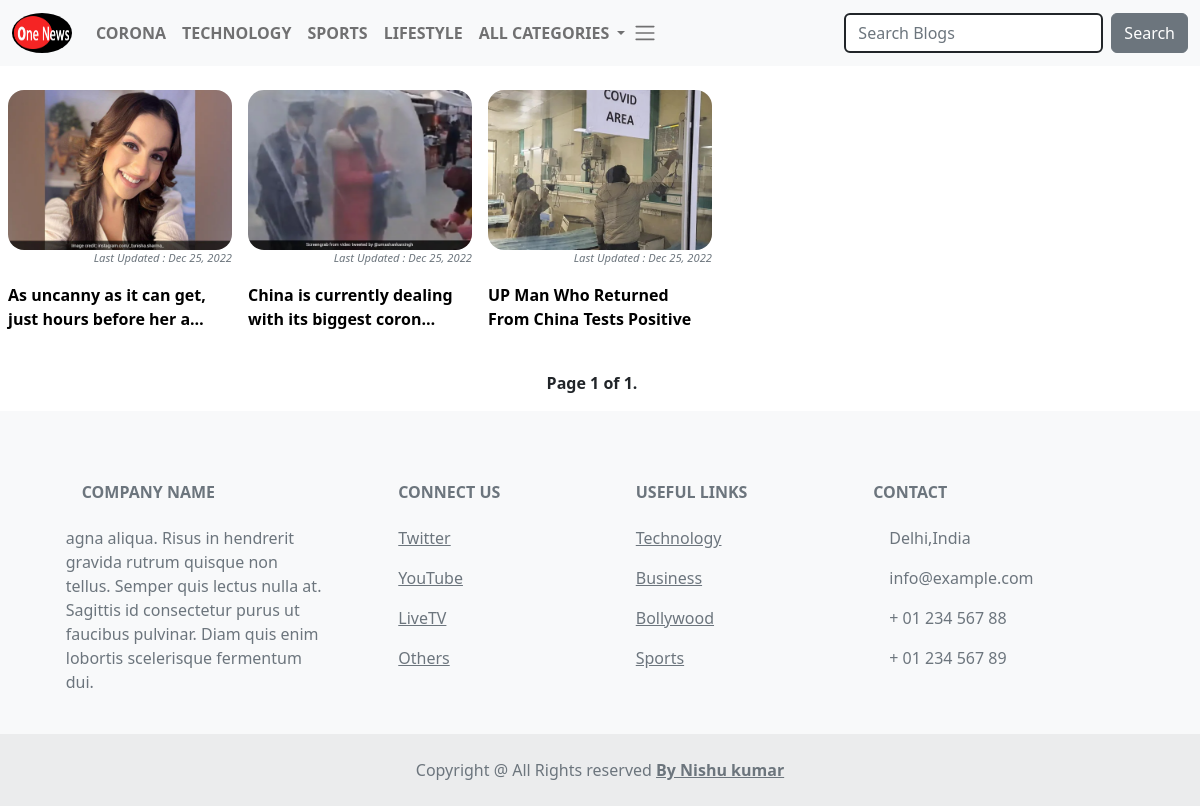
The page / on the database its author committed.
### newsapp/models.py (models this page shows, shortened)
class Category(models.Model):
        category=models.CharField(max_length=200)
        slug=models.SlugField(unique=True,max_length=400)
        class Meta:
            verbose_name = "category"
            verbose_name_plural = "categories"
        def __str__(self):
            return self.category

class Article(models.Model):
    title=models.CharField(max_length=200)
    short_description=models.CharField(max_length=400)
    author=models.ForeignKey(settings.AUTH_USER_MODEL,on_delete=models.CASCADE)
    paragraph=models.TextField(max_length=2000)
    category=models.ForeignKey(Category,on_delete=models.CASCADE)
    image=models.ImageField(upload_to="article/images")
    slug=models.SlugField("Permalink",unique=True,max_length=400)
    last_updated=models.DateTimeField(auto_now=True)
    published=models.BooleanField(default=False)
    class Meta:
        verbose_name = "article"
        verbose_name_plural = "articles"
        ordering = ["-last_updated"]

### newsapp/views.py (the view)
# urls.py: path("",views.Index.as_view(),name="Index"),
class Index(ListView):
    model=Article
    context_object_name='articles'
    template_name="newsapp/index.html"
    paginate_by=10
    def get_context_data(self, **kwargs):
        context = super().get_context_data(**kwargs)
        context['categories']=Category.objects.all()[:5]
        return context

### newsapp/templates/newsapp/index.html (shortened to what this page needs)
{%extends 'newsapp/base.html' %} {%load static%}
{%block styles%}
<link rel="stylesheet" href="{% static 'css/style.css' %}" />
{%endblock%}
{%block navbar%} {%include "newsapp/navbar.html" %} {%endblock%}
{%block body%}
<div class="gallery-grid">
  {%for article in articles%}
  <div class="cards">
    <a href="{% url 'newsapp:NewsDetail' article.slug  %}">
      <img src="{{article.image.url}}" class="card-img-top" alt="..." />
      <p class="date text-secondary">
        <i>Last Updated : {{article.last_updated|date:"M d, Y"}}</i>
      </p>
      <p class="title">{{article.title|truncatechars:50}}</p>
    </a>
  </div>
  {%empty%}
  <h5 class="text-secondary">Sorry ! no articles found</h5>
  <p class="text-secondary">try with a different keyword</p>
  {%endfor%}
</div>
{% include "newsapp/paginate.html" %} {%endblock%}
{%block footer%}{% include "newsapp/footer.html" %} {%endblock%}

### newsapp/templates/newsapp/base.html (shortened to what this page needs)
{% load static %}
<!DOCTYPE html>
<html lang="en">
  <head>
    {%block styles%} {%endblock%}
    <link href="{% static 'css/bootstrap.min.css' %}" rel="stylesheet" />
  </head>
  <body>
    {%block navbar%} {%endblock%} {%include "newsapp/messages.html" %}
    {%block body%}{%endblock%}
    {%block footer %} {%endblock%}
  </body>
</html>

### newsapp/templates/newsapp/navbar.html (shortened to what this page needs)
{% load static %}
<nav class="navbar navbar-expand-lg bg-light sticky-top">
  <div class="container-fluid">
    <a class="navbar-brand" href="/"><img src={%static 'logo.png' %} alt=""></a>
    <div class="collapse navbar-collapse" id="navbarSupportedContent">
      {% block navlist%}
      <ul class="navbar-nav me-auto mb-2 mb-lg-0">
        {%for category in categories%}
        <li class="nav-item">
          <a
            class="nav-link"
            href="{% url 'newsapp:NewsByCategory' category.slug %}"
          >
            <b> {{category|upper}}</b></a
          >
        </li>
        {%endfor%}
        {%if categories%}
        <li class="nav-item dropdown">
          <a
            class="nav-link dropdown-toggle"
            href="#"
            role="button"
            data-bs-toggle="dropdown"
            aria-expanded="false"
          >
            <b>{{"All Categories"|upper}}</b>
          </a>
        </li>
        {%endif%}
        {% if user.is_authenticated %}
        <li class="nav-item dropdown">
          <a
            href="#"
            role="button"
            data-bs-toggle="dropdown"
            aria-expanded="false"
          >
            {% if user.is_authenticated and user.dp %}
            <img
              title="{{user.username}}"
              height="50"
              width="50"
              style="border-radius: 50%; padding: 5px"
              src="{{user.dp.url}}"
              alt="profile seection"
            />
            {%else%}
            <span class="navbar-toggler-icon mt-2"></span>
            {%endif%}
          </a>
          <ul class="dropdown-menu">
            <li class="nav-item" style="text-align: center">
              <a class="nav-link" href="/admin">
                <b> {{"Dashboard"|upper}}</b></a
              >
            </li>
            <li class="nav-item" style="text-align: center">
              <a
                class="nav-link bg-light"
                href="{% url 'newsapp:CreateArticle' %}"
              >
                <b> Create Article</b></a
              >
            </li>
            <li class="nav-item" style="text-align: center">
              <a
                class="nav-link text-warning"
                href="{% url 'accounts:update' user.id%}"
              >
                <b> Update Profile</b></a
              >
            </li>
            <li class="nav-item" style="text-align: center">
              <a
                class="nav-link text-danger"
                href="{% url 'accounts:logout' %}"
              >
                <b> {{"Sign Out"|upper}}</b></a
              >
            </li>
          </ul>
        </li>
        {% else %}
        <li class="nav-item dropdown">
          <a
            href="#"
            role="button"
            data-bs-toggle="dropdown"
            aria-expanded="false"
          >
            <span class="navbar-toggler-icon mt-2"></span>
          </a>
        </li>
        {% endif %}
      </ul>
      {%endblock%}
      <form
        method="get"
        class="d-flex"
        role="search"
        action=" {% url 'newsapp:Search' %}"
      >
        <input
          name="search"
          type="search"
          class="form-control me-2"
          placeholder="Search Blogs"
          aria-label="Search"
          style="border: solid 2px"
        />
        <button class="btn btn-secondary" type="submit">Search</button>
      </form>
    </div>
  </div>
</nav>

### newsapp/templates/newsapp/paginate.html (shortened to what this page needs)
{%if page_obj%}
<div class="pagination">
  <span class="step-links">
    <span class="current">
      Page {{ page_obj.number }} of {{ page_obj.paginator.num_pages }}.
    </span>
  </span>
</div>
{%endif%}

### newsapp/templates/newsapp/footer.html (shortened to what this page needs)
<footer>
  <footer class="text-center text-lg-start bg-light text-muted">
    <div>
    </div>
    <section class="">
      <div class="container text-center text-md-start mt-5">
        <div class="row mt-3">
          <div class="col-md-3 col-lg-4 col-xl-3 mx-auto mb-4">
            <h6 class="text-uppercase fw-bold mb-4">
              Company name
            </h6>
            <p>
              agna aliqua. Risus in hendrerit gravida rutrum quisque non tellus.
              Semper quis lectus nulla at. Sagittis id consectetur purus ut
              faucibus pulvinar. Diam quis enim lobortis scelerisque fermentum
              dui.
            </p>
          </div>
          <div class="col-md-2 col-lg-2 col-xl-2 mx-auto mb-4">
            <h6 class="text-uppercase fw-bold mb-4">Connect Us</h6>
            <p>
              <a href="#!" class="text-reset">Twitter</a>
            </p>
            <p>
              <a href="#!" class="text-reset">YouTube</a>
            </p>
            <p>
              <a href="#!" class="text-reset">LiveTV</a>
            </p>
            <p>
              <a href="#!" class="text-reset">Others</a>
            </p>
          </div>
          <div class="col-md-3 col-lg-2 col-xl-2 mx-auto mb-4">
            <h6 class="text-uppercase fw-bold mb-4">Useful links</h6>
            <p>
              <a href="/technology" class="text-reset">Technology</a>
            </p>
            <p>
              <a href="/business" class="text-reset">Business</a>
            </p>
            <p>
              <a href="/bollywood" class="text-reset">Bollywood</a>
            </p>
            <p>
              <a href="/sports" class="text-reset">Sports</a>
            </p>
          </div>
          <div class="col-md-4 col-lg-3 col-xl-3 mx-auto mb-md-0 mb-4">
            <h6 class="text-uppercase fw-bold mb-4">Contact</h6>
            <p> Delhi,India</p>
            <p>
              info@example.com
            </p>
            <p> + 01 234 567 88</p>
            <p> + 01 234 567 89</p>
          </div>
        </div>
      </div>
    </section>
    <div class="text-center p-4" style="background-color: rgba(0, 0, 0, 0.05)">
      Copyright @ All Rights reserved
      <a class="text-reset fw-bold" href="#">By Nishu kumar</a>
    </div>
  </footer>
</footer>

### newsapp/static/css/style.css (style rules this page uses)
* { margin: 0px; padding: 0px; box-sizing: border-box; }
.navbar { margin-bottom: 1rem; }
.navbar-brand img { width: 60px; height: 40px; border-radius: 50%; }
.gallery-grid { display: grid; width: 100%; grid-template-columns: repeat(5, 1fr); transition: all 0.5s ease; }
.gallery-grid .cards { display: flex; flex-direction: column; overflow: hidden; padding: 0.5rem; }
.gallery-grid .cards img { width: 100%; height: 20vh; object-fit: cover; border-radius: 1rem; transition: all 0.2s linear; }
.gallery-grid .cards a { text-decoration: none; }
.gallery-grid .cards .date { font-size: 0.7rem; text-align: right; }
.title { font-size: 1rem; font-weight: 600; color: black; }
.pagination { display: flex; align-items: center; padding: 1rem; justify-content: center; width: 100%; }
.pagination .current { font-weight: 800; }

### rows shown on the page
Category: category "CORONA"
Category: category "TECHNOLOGY"
Category: category "SPORTS"
Category: category "LIFESTYLE"
Article: image (picture), last_updated "Dec 25, 2022", title "As uncanny as it can get, just hours before her a…"
Article: image (picture), last_updated "Dec 25, 2022", title "China is currently dealing with its biggest coron…"
Article: image (picture), last_updated "Dec 25, 2022", title "UP Man Who Returned From China Tests Positive"

### other values the page prints
{{ "All Categories"|upper }} "ALL CATEGORIES"
{{ page_obj.number }} "1"
{{ page_obj.paginator.num_pages }} "1"
